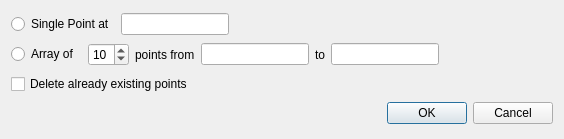
<?xml version="1.0" encoding="UTF-8"?>
<ui version="4.0">
 <class>AddAmplitudePointsDialog</class>
 <widget class="QDialog" name="AddAmplitudePointsDialog">
  <property name="geometry">
   <rect>
    <x>0</x>
    <y>0</y>
    <width>564</width>
    <height>139</height>
   </rect>
  </property>
  <property name="windowTitle">
   <string>Add points</string>
  </property>
  <property name="modal">
   <bool>true</bool>
  </property>
  <layout class="QVBoxLayout" name="verticalLayout">
   <item>
    <layout class="QHBoxLayout" name="horizontalLayout_2" stretch="0,0,1">
     <item>
      <widget class="QRadioButton" name="singlePoint">
       <property name="text">
        <string>Single Point at</string>
       </property>
       <attribute name="buttonGroup">
        <string notr="true">groupType</string>
       </attribute>
      </widget>
     </item>
     <item>
      <widget class="SIUnitEdit" name="frequency"/>
     </item>
     <item>
      <spacer name="horizontalSpacer">
       <property name="orientation">
        <enum>Qt::Horizontal</enum>
       </property>
       <property name="sizeHint" stdset="0">
        <size>
         <width>40</width>
         <height>20</height>
        </size>
       </property>
      </spacer>
     </item>
    </layout>
   </item>
   <item>
    <layout class="QHBoxLayout" name="horizontalLayout" stretch="0,0,0,0,0,0,1">
     <item>
      <widget class="QRadioButton" name="array">
       <property name="text">
        <string>Array of </string>
       </property>
       <attribute name="buttonGroup">
        <string notr="true">groupType</string>
       </attribute>
      </widget>
     </item>
     <item>
      <widget class="QSpinBox" name="numPoints">
       <property name="minimum">
        <number>1</number>
       </property>
       <property name="maximum">
        <number>64</number>
       </property>
       <property name="value">
        <number>10</number>
       </property>
      </widget>
     </item>
     <item>
      <widget class="QLabel" name="label">
       <property name="text">
        <string>points from</string>
       </property>
      </widget>
     </item>
     <item>
      <widget class="SIUnitEdit" name="startFreq"/>
     </item>
     <item>
      <widget class="QLabel" name="label_2">
       <property name="text">
        <string>to</string>
       </property>
      </widget>
     </item>
     <item>
      <widget class="SIUnitEdit" name="stopFreq"/>
     </item>
     <item>
      <spacer name="horizontalSpacer_2">
       <property name="orientation">
        <enum>Qt::Horizontal</enum>
       </property>
       <property name="sizeHint" stdset="0">
        <size>
         <width>40</width>
         <height>20</height>
        </size>
       </property>
      </spacer>
     </item>
    </layout>
   </item>
   <item>
    <widget class="QCheckBox" name="deleteExisting">
     <property name="text">
      <string>Delete already existing points</string>
     </property>
    </widget>
   </item>
   <item>
    <widget class="QDialogButtonBox" name="buttonBox">
     <property name="standardButtons">
      <set>QDialogButtonBox::Cancel|QDialogButtonBox::Ok</set>
     </property>
    </widget>
   </item>
  </layout>
 </widget>
 <customwidgets>
  <customwidget>
   <class>SIUnitEdit</class>
   <extends>QLineEdit</extends>
   <header>CustomWidgets/siunitedit.h</header>
  </customwidget>
 </customwidgets>
 <resources/>
 <connections/>
 <buttongroups>
  <buttongroup name="groupType"/>
 </buttongroups>
</ui>
